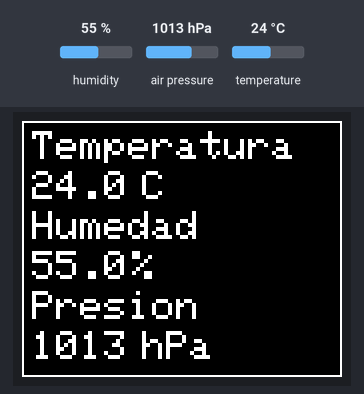
The sketch below on a simulated Arduino Uno, built with avr-gcc and run on an emulated ATmega328P. Parts: 160×128 colour display. The inputs (shaded band) are chosen by the test bench; at power-on: humidity 55 %, air pressure 1013 hPa, temperature 24 °C. What the sketch prints to the serial monitor is not drawn.

Above: at 0.1 s.

The sketch:

estacion_meteorologica_con_display.ino
```cpp
#include <TFT.h>
#include <SPI.h>
#include <Adafruit_Sensor.h>
#include <Adafruit_BMP085_U.h>
#include <Adafruit_BMP085.h>
#include "DHT.h"

#define cs   10
#define dc   8
#define rst  9

TFT TFTscreen = TFT(cs, dc, rst);
char tPrint[8];
char hPrint[8];
char pPrint[8];


Adafruit_BMP085 bmp;

#define DHTTYPE DHT22
#define DHTPIN 7
DHT dht(DHTPIN, DHTTYPE);

void setup() {
  Serial.begin(9600);
  /* Initialise the sensor */
  if (!bmp.begin())
  {
    Serial.print("Ooops, no BMP085 detected ... Check your wiring or I2C ADDR!");
    while (1);
  }

  Serial.println(F("DHTxx test!"));

  dht.begin();

  TFTscreen.begin();

  TFTscreen.background(0, 0, 0);

  TFTscreen.stroke(255, 255, 255);
  // set the font size
  TFTscreen.setTextSize(2);
  // write the text to the top left corner of the screen

}

void loop() { // 128px x 160px

  float t = dht.readTemperature();
  float h = dht.readHumidity();
  float p = (bmp.readPressure() / 100);
  float f = dht.readTemperature(true);

  dtostrf(t, 4, 1, tPrint);
  dtostrf(h, 4, 1, hPrint);
  dtostrf(p, 4, 0, pPrint);

  TFTscreen.background(0, 0, 0);
  TFTscreen.stroke(255, 255, 255);
  TFTscreen.setTextSize(2);

  TFTscreen.text("Temperatura ", 5, 5);
  TFTscreen.rect(0, 0, 160, 128);
  TFTscreen.text(tPrint, 5, 25);
  TFTscreen.text("C ", 60, 25);

  TFTscreen.text("Humedad ", 5, 45);
  //TFTscreen.rect(0, 30, 126, 60);
  TFTscreen.text(hPrint, 5, 65);
  TFTscreen.text("% ", 55, 65);

  TFTscreen.text("Presion ", 5, 85);
  // TFTscreen.rect(0, 60, 126, 60);
  TFTscreen.text(pPrint, 5, 105);
  TFTscreen.text("hPa ", 60, 105);

  // Compute heat index in Fahrenheit (the default)
  float hif = dht.computeHeatIndex(f, h);
  // Compute heat index in Celsius (isFahreheit = false)
  float hic = dht.computeHeatIndex(t, h, false);

  Serial.print(F("Humidity: "));
  Serial.print(h);
  Serial.print(F("%   Temperature: "));
  Serial.print(t);
  Serial.print(F("°C "));
  Serial.print("Pressure = ");
  Serial.print(p);
  Serial.println(" Pa");

  delay(60000);
}
```
